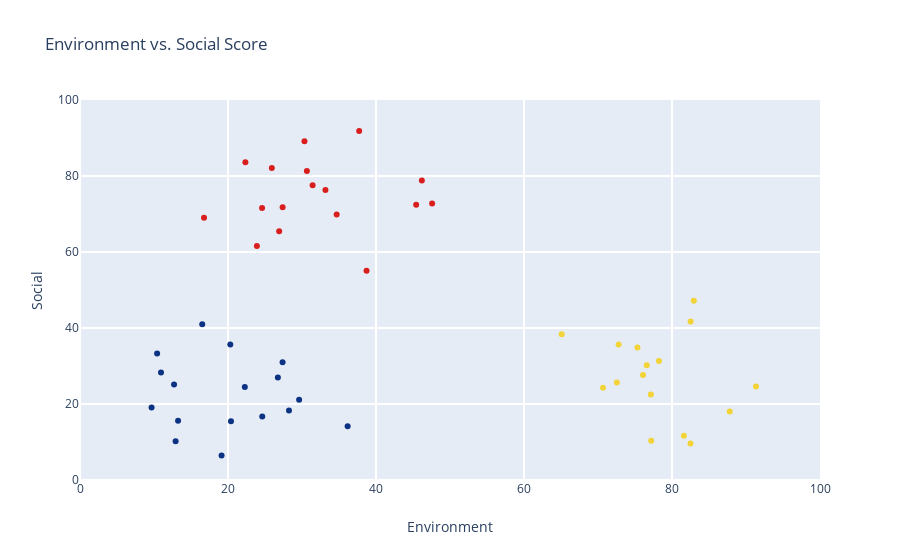

The notebook cell this image was saved under:
### Markdown cell above
### K-Means Clustering with Interactive Visualization:

### Code cell
features = ['Environment', 'Social', 'Governance']

k_means_model = skc.KMeans(n_clusters=3)
k_means_model.fit(df[features])
centroids = k_means_model.cluster_centers_

# Create traces

trace0 = go.Scatter(
    x = df['Environment'],
    y = df['Social'],
    text = df['Ticker'],
    mode = 'markers',
    name = 'markers', 
    marker = dict(
        color = k_means_model.labels_,
        colorscale='Portland',
    )
)

layout = go.Layout( 
    title = 'Environment vs. Social Score',
    hovermode = 'closest',
    xaxis= dict(
        title= 'Environment',
        ticklen= 5,
        zeroline=True,
        gridwidth= 2,
    ),
    yaxis=dict(
        title= 'Social',
        ticklen= 5,
        gridwidth= 2,
    ),

    
)

data = [trace0]

fig= go.Figure(data=data, layout=layout)
fig.update_xaxes(range=[0, 100])
fig.update_yaxes(range=[0, 100])

fig.show()

### Figure 1 — Plotly figure (JSON) as saved in the notebook; plotly's stock layout.template omitted (floating-point values rounded to 4 significant figures)
{"data": [{"marker": {"color": [1, 0, 2, 0, 0, 1, 1, 1, 2, 2, 1, 2, 1, 1, 1, 0, 1, 2, 2, 0, 2, 1, 0, 2, 2, 2, 0, 0, 2, 2, 0, 2, 0, 1, 0, 2, 1, 1, 2, 0, 0, 2, 2, 1, 0, 0, 1, 0, 1, 0], "colorscale": [[0, "rgb(12,51,131)"], [0.25, "rgb(10,136,186)"], [0.5, "rgb(242,211,56)"], [0.75, "rgb(242,143,56)"], [1, "rgb(217,30,30)"]]}, "mode": "markers", "name": "markers", "text": ["CUJQ", "IRLV", "XMSO", "KUSJ", "SCFG", "XXDT", "XQXO", "PEUR", "MGUB", "OFNK", "JNXG", "YKFZ", "YTBY", "TQTA", "USTQ", "FOFF", "OKDN", "EMFL", "MUUI", "XHTT", "OJLW", "WBSM", "ASEW", "MDTI", "JPPV", "MUNM", "UYTI", "NTWU", "GJAP", "WQOM", "DXAD", "CSZE", "HOCY", "JYIP", "RSHI", "XYIW", "TUFE", "XVWT", "EXGI", "CBDZ", "PJYA", "OGYD", "AWAS", "NIRV", "MBTY", "RSUF", "QWQL", "GRNC", "LXEB", "UKFV"], "type": "scatter", "x": [76.59, 20.31, 25.92, 10.95, 13.25, 75.33, 82.95, 81.6, 34.68, 33.17, 82.52, 16.76, 77.15, 82.5, 77.19, 12.92, 87.8, 23.9, 22.35, 10.42, 46.2, 78.23, 24.63, 24.6, 27.38, 31.43, 28.24, 19.13, 45.43, 37.73, 27.38, 47.58, 29.61, 70.68, 12.71, 38.72, 72.79, 76.08, 30.33, 22.27, 20.4, 26.91, 30.66, 72.55, 36.17, 26.74, 91.35, 9.673, 65.09, 16.52], "y": [30.17, 35.68, 82.08, 28.28, 15.56, 34.84, 47.18, 11.68, 69.84, 76.35, 41.74, 69.01, 22.52, 9.608, 10.33, 10.21, 18.02, 61.57, 83.65, 33.27, 78.81, 31.33, 16.71, 71.61, 71.76, 77.59, 18.27, 6.454, 72.44, 91.83, 31.0, 72.77, 21.12, 24.27, 25.12, 55.04, 35.64, 27.61, 89.13, 24.46, 15.49, 65.45, 81.32, 25.68, 14.14, 27.0, 24.62, 19.08, 38.35, 40.98]}], "layout": {"hovermode": "closest", "title": {"text": "Environment vs. Social Score"}, "xaxis": {"gridwidth": 2, "range": [0, 100], "ticklen": 5, "title": {"text": "Environment"}, "zeroline": true}, "yaxis": {"gridwidth": 2, "range": [0, 100], "ticklen": 5, "title": {"text": "Social"}}}}
